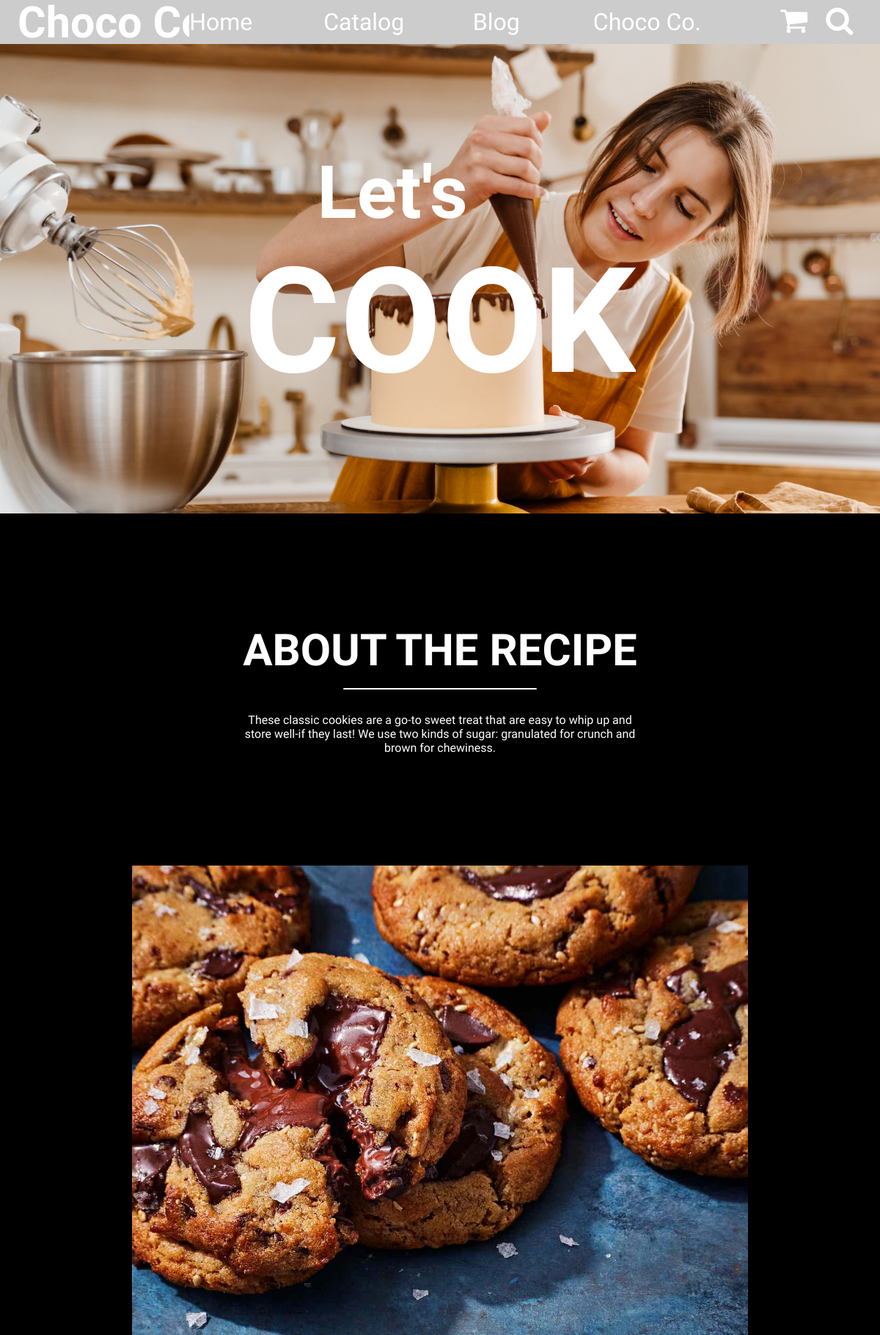
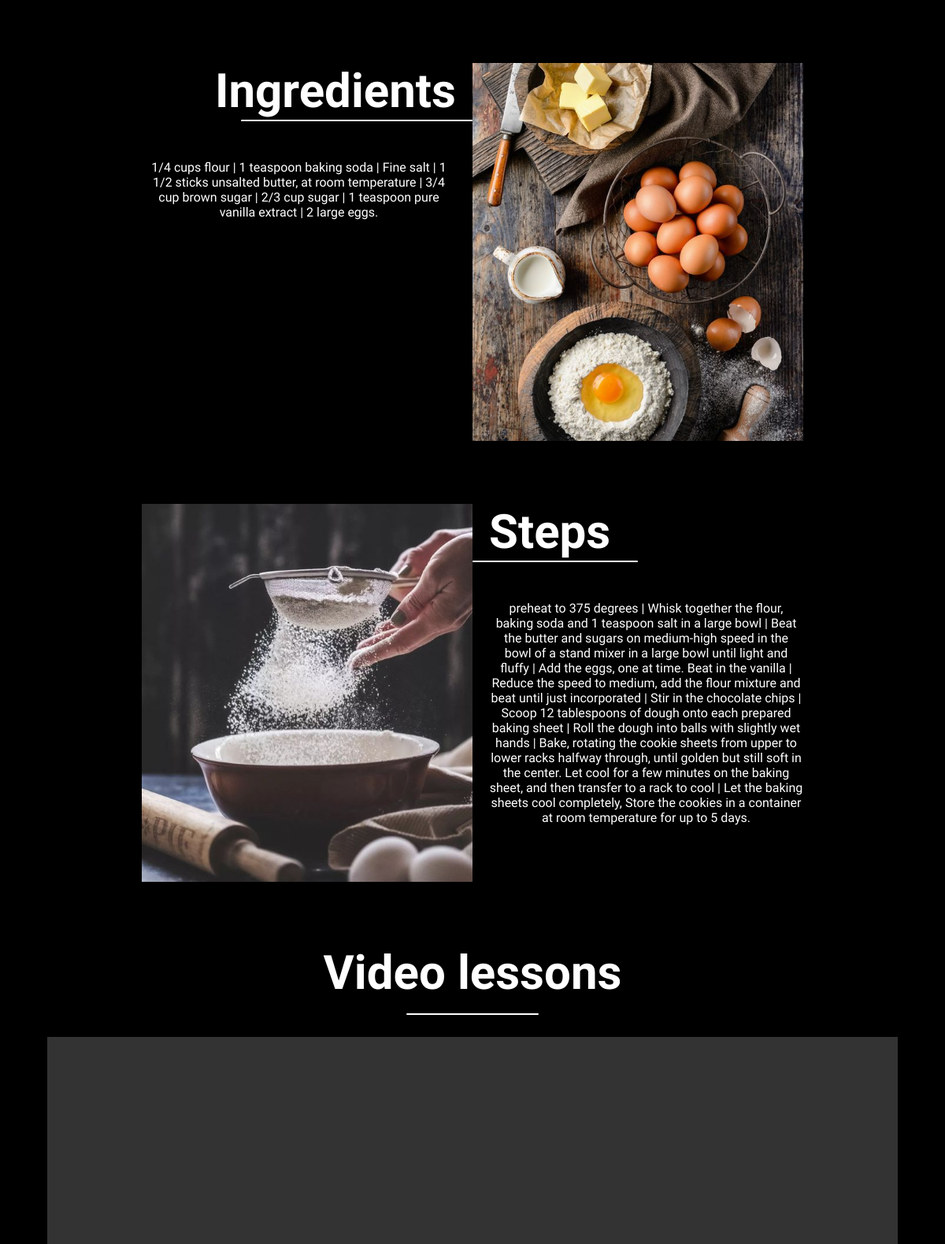
The page /Website/Recipes/Recipes.php (upper part) on the database its author committed (2 pictures, top to bottom).
### tables this page shows
CREATE TABLE `recipes` (
  `recipe_id` int(11) NOT NULL,
  `recipe_about` text NOT NULL,
  `recipe_image` text NOT NULL,
  `recipe_ingredients` text NOT NULL,
  `recipe_steps` text NOT NULL,
  `recipe_tutorial` text NOT NULL
);

### Website/Recipes/Recipes.php (the view, shortened to what this page needs)
<!DOCTYPE html>
<html lang="en">
<head>
    <link rel="stylesheet" href="styles.css">
    <link rel="stylesheet" href="https://stackpath.bootstrapcdn.com/font-awesome/4.7.0/css/font-awesome.min.css">
</head>
<body>
    <nav class="navbar">
        <h1 class="logo">Choco Co.</h1>
        <ul class="nav-links">
             <li><a href="../Home/index.php" class="active">Home</a></li>
             <li><a href="../Catalog/Catalog.php">Catalog</a></li>
             <li><a href="../blog/blog.php">Blog</a></li>
             <li><a href="../ChocoCo/ChocoCo.html">Choco Co.</a></li>
         </ul>
         <div class="icons">
            <a href="../Commande/Commande.php"><i href="" class="fa fa-shopping-cart"></i></a>
            <i href="#search" class="fa fa-search"></i>
         </div>
        </nav>
    <div class="content">
        <?php
            require_once "../connexion.php";
            $recipeId = $_GET["recipeId"];
            $query = "select * from Recipes where recipe_id='$recipeId'";
            $result = mysqli_query($conn, $query);
            if (mysqli_num_rows($result)>0){
                $row = mysqli_fetch_assoc($result);
                $recipeImage = $row["recipe_image"];
                $recipeAbout = $row["recipe_about"];
                $recipeIngredients = $row["recipe_ingredients"];
                $recipeSteps = $row["recipe_steps"];
                $recipeTutorial = $row["recipe_tutorial"];
                echo"
                    <header>
                        <h1>&#160;&#160;&#160;&#160;Let's<br><span>COOK</span></h1>
                    </header>
                    <div class = 'ABOUT_THE_RECIPE'>
                        <h2>ABOUT THE RECIPE</h2>
                        <div class='line'></div>
                        <p>$recipeAbout</p>
                    </div>
                    <div class='MAIN_IMAGE'>
                        <img src=$recipeImage>
                    </div>
                    <div class='row'>
                        <div class='col1'>
                            <h2>Ingredients</h2>
                            <div class='line2'></div>
                            <p>$recipeIngredients</p>
                        </div>
                        <div class='col11'>
                            <img src='../../assets/RECIPES_IMGs/RECIPES_EGGS.jpg'>
                        </div>
                    </div>
                    <div class='row'>
                        <div class='col22'>
                            <img src='../../assets/RECIPES_IMGs/RECIPES_FARINE.jpg'>
                        </div>
                        <div class='col2'>
                            <h2>Steps</h2>
                            <div class='line2'></div>
                            <p>$recipeSteps</p>
                        </div>
                    </div>
                    <div class='Video'>
                        <h2>Video lessons</h2>
                        <div class='line'></div>
                        <video class='vid' controls>
                            <source src='$recipeTutorial' type='video/mp4'>
                        </video>
                    </div>";
            }
        ?>
    </div>
</body>
</html>

### Website/Recipes/styles.css (style rules this page uses)
* { margin:0; padding:0; box-sizing: border-box; text-decoration: none; list-style: none; font-family: "abhaya libre"; overflow-x: hidden; }
:root { --clair : #fff; --beige :#987654; --black :#000000; }
.navbar { display: flex; justify-content:space-between; padding: 2vw; width: 100vw; height: 5vw; align-items: center; background: rgb(0, 0, 0, 0.2); }
.logo { font-family: 'Jim Nightshade'; color: var(--clair); font-size: 3.7em; white-space: nowrap; }
.nav-links { font-size:2em; font-family: 'Abhaya Libre'; display: flex; justify-content:space-between; cursor: pointer; }
li { overflow-y: hidden; }
li a { color: var(--clair); padding-right:4em; white-space: nowrap; }
.icons { display: flex; }
.icons i { font-size: 2.5em; color:#fff; padding:0.5em; cursor: pointer; }
html { font-family: "Abhaya Libre", serif; overflow-x: hidden; }
.content { color: white; background-color: black; display: flex; flex-direction: column; justify-content: center; align-items: center; gap:10vh; }
header { background-image: url("../../assets/RECIPES_IMGs/HEADER.jpg"); background-position: center; background-size: cover; height: 80vh; display: flex; justify-content: center; align-items: center; width: 100%; position: relative; }
h1 { font-size: 6.25em; }
h1 span { font-size: 2em; }
h2 { font-size: 3.75em; }
p { font-size: 1.0em; }
.ABOUT_THE_RECIPE { height: 40vh; display: flex; justify-content: center; align-items: center; flex-direction: column; text-align: center; }
.ABOUT_THE_RECIPE p { width: 45vw; padding-top: 2vh; }
.line { background-color: white; width:22vw; height: 0.3vh; border-radius: 5px; margin:2vh ; }
.MAIN_IMAGE { width: 70vw; height: 80vh; display: flex; justify-content: center; align-items: center; }
.MAIN_IMAGE img { width: 70vw; height: 80vh; object-fit: cover; }
.row { height: 60vh; display: flex; width: 70vw; }
.col1 , .col2 { flex: 1; text-align: center; position: relative; overflow-y: hidden; }
.col11 , .col22 { overflow-y:hidden ; flex: 1; }
.col11 img , .col22 img { width: 100%; height: 100%; object-fit: cover; }
.line2 { background-color: white; height: 0.3vh; border-radius: 5px; position: absolute; }
.col1 .line2 { top:15%; right: 0; left:30%; }
.col2 .line2 { top:15%; left: 0; right:50%; }
.col1 p { padding-top: 6.5vh; padding-right: 5%; width: 35vw; }
.col2 p { padding-top: 6.5vh; padding-left: 5%; width: 35vw; }
.col1 h2 { margin-right: 5%; text-align: right; white-space: nowrap; }
.col2 h2 { margin-left: 5%; text-align: left; white-space: nowrap; }
.Video { width: 100%; height: 100vh; display: flex; align-items: center; flex-direction: column; text-align: center; }
.Video .line { width: 14vw; }
.Video .vid { margin-top: 1%; width: 90%; height: 80%; }

### rows shown on the page
recipes: recipe_about "These classic cookies are a go-to sweet treat that are easy to whip up and store well-if they last! We use two kinds of sugar: granulated for crunch and brown for chewiness.", recipe_image (picture), recipe_ingredients "1/4 cups flour | 1 teaspoon baking soda | Fine salt | 1 1/2 sticks unsalted butter, at room temperature | 3/4 cup brown sugar | 2/3 cup sugar | 1 teaspoon pure vanilla extract | 2 large eggs.", recipe_steps "preheat to 375 degrees | Whisk together the flour, baking soda and 1 teaspoon salt in a large bowl | Beat the butter and sugars on medium-high speed in the bowl of a stand mixer in a large bowl until light and fluffy | Add the eggs, one at time. Beat in the vanilla | Reduce the speed to medium, add the flour mixture and beat until just incorporated | Stir in the chocolate chips | Scoop 12 tablespoons of dough onto each prepared baking sheet | Roll the dough into balls with slightly wet hands | Bake, rotating the cookie sheets from upper to lower racks halfway through, until golden but still soft in the center. Let cool for a few minutes on the baking sheet, and then transfer to a rack to…"
